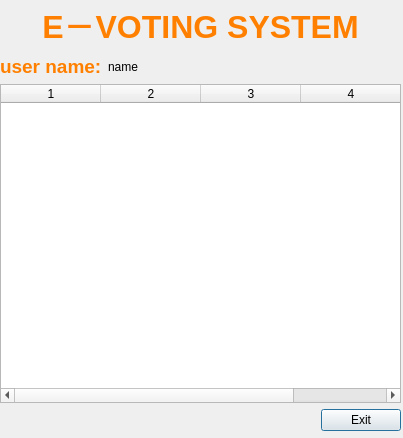
<?xml version="1.0" encoding="UTF-8"?>
<ui version="4.0">
 <class>UserMainWindow</class>
 <widget class="QDialog" name="UserMainWindow">
  <property name="geometry">
   <rect>
    <x>0</x>
    <y>0</y>
    <width>403</width>
    <height>438</height>
   </rect>
  </property>
  <property name="windowTitle">
   <string>Dialog</string>
  </property>
  <widget class="QWidget" name="verticalLayoutWidget">
   <property name="geometry">
    <rect>
     <x>0</x>
     <y>0</y>
     <width>401</width>
     <height>431</height>
    </rect>
   </property>
   <layout class="QVBoxLayout" name="verticalLayout">
    <item>
     <widget class="QLabel" name="label">
      <property name="text">
       <string>&lt;html&gt;&lt;head/&gt;&lt;body&gt;&lt;p align=&quot;center&quot;&gt;&lt;span style=&quot; font-size:24pt; font-weight:600; color:#ff8000;&quot;&gt;E－VOTING SYSTEM&lt;/span&gt;&lt;/p&gt;&lt;/body&gt;&lt;/html&gt;</string>
      </property>
     </widget>
    </item>
    <item>
     <layout class="QHBoxLayout" name="horizontalLayout_2">
      <item>
       <widget class="QLabel" name="label_3">
        <property name="sizePolicy">
         <sizepolicy hsizetype="Fixed" vsizetype="Preferred">
          <horstretch>0</horstretch>
          <verstretch>0</verstretch>
         </sizepolicy>
        </property>
        <property name="minimumSize">
         <size>
          <width>100</width>
          <height>0</height>
         </size>
        </property>
        <property name="text">
         <string>&lt;html&gt;&lt;head/&gt;&lt;body&gt;&lt;p&gt;&lt;span style=&quot; font-size:14pt; font-weight:600; color:#ff8000;&quot;&gt;user name:&lt;/span&gt;&lt;/p&gt;&lt;/body&gt;&lt;/html&gt;</string>
        </property>
       </widget>
      </item>
      <item>
       <widget class="QLabel" name="labelUserName">
        <property name="text">
         <string>name</string>
        </property>
       </widget>
      </item>
     </layout>
    </item>
    <item>
     <widget class="QTableWidget" name="tableWidget">
      <property name="rowCount">
       <number>0</number>
      </property>
      <property name="columnCount">
       <number>4</number>
      </property>
      <column/>
      <column/>
      <column/>
      <column/>
     </widget>
    </item>
    <item>
     <layout class="QHBoxLayout" name="horizontalLayout">
      <item>
       <spacer name="horizontalSpacer">
        <property name="orientation">
         <enum>Qt::Horizontal</enum>
        </property>
        <property name="sizeHint" stdset="0">
         <size>
          <width>40</width>
          <height>20</height>
         </size>
        </property>
       </spacer>
      </item>
      <item>
       <widget class="QPushButton" name="pushButtonExit">
        <property name="sizePolicy">
         <sizepolicy hsizetype="Fixed" vsizetype="Fixed">
          <horstretch>0</horstretch>
          <verstretch>0</verstretch>
         </sizepolicy>
        </property>
        <property name="minimumSize">
         <size>
          <width>80</width>
          <height>0</height>
         </size>
        </property>
        <property name="text">
         <string>Exit</string>
        </property>
       </widget>
      </item>
     </layout>
    </item>
   </layout>
  </widget>
 </widget>
 <resources/>
 <connections/>
</ui>
